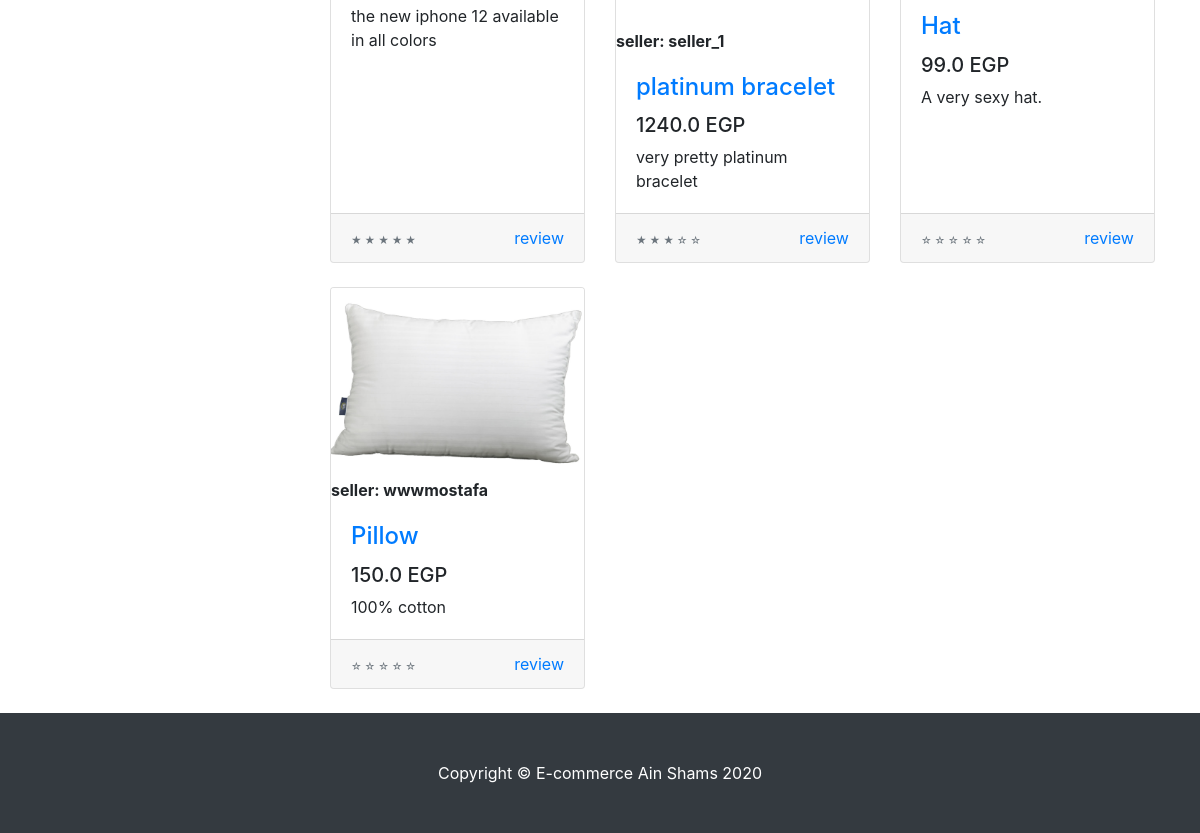
The app's page / (lower part), older data.
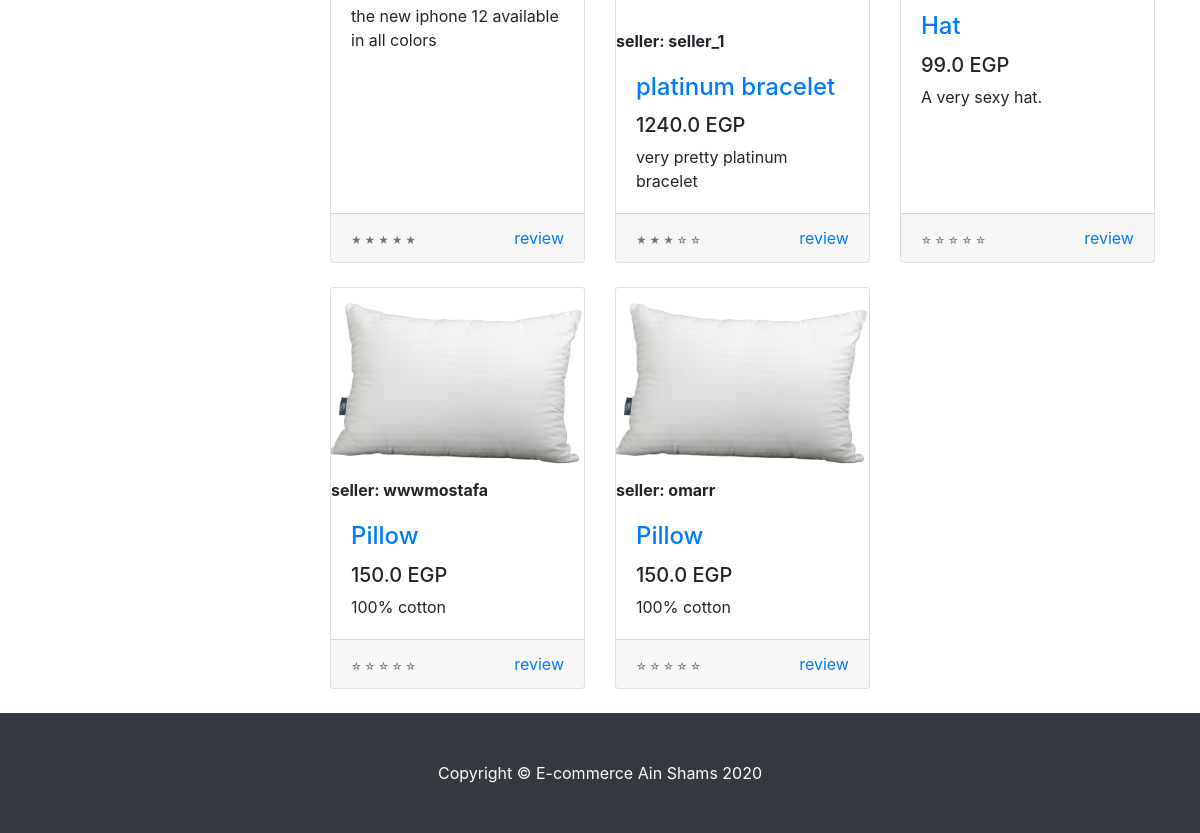
The same page, newer data.
### home/models.py (models this page shows, shortened)
class Product (models.Model):
    CATEGORY=(
        ('clothes','clothes'),
        ('shoes','shoes'),
        ('watches','watches'),
        ('laptops','laptops'),
        ('mobile phones','mobile phones'),
        ('headphones/headsets','headphones/headsets'),
        ('perfumes/deodrants','perfumes/deodrants'),
        ('accessories','accessories'),
        ('kid toys','kid toys'),
        ('HouseHold', 'HouseHold'),
    )
    name = models.CharField(max_length=200,null=True)
    slug = models.SlugField(unique=True)
    description = models.TextField()
    price = models.FloatField()
    image = models.ImageField(null=True,blank=True)
    category = models.CharField(max_length=64,choices=CATEGORY,null=True)
    seller = models.ForeignKey(User, related_name='seller',null=True,on_delete=models.CASCADE)
    amount = models.IntegerField(null=True,blank=True)
    class Meta:
        unique_together = ('name','slug')
    def get_rating(self):
        total = sum(int(review['stars']) for review in self.reviews.values())
        if self.reviews.count() > 0:
            return total / self.reviews.count()
        else:
            return 0

### home/views.py (the view)
# urls.py: path('',views.homePage,name = 'home'),
def homePage(request):
    context = {
        "items":items
    }
    return render(request,'home/homePage.html',context)

### home/templates/home/homePage.html (shortened to what this page needs)
{% extends 'home/template.html' %}
{% load static %}
{%block content%}
  <br>
  <br>
  <div class="container">
    <div class="row">
      <div class="col-lg-3">
      </div>
      <div class="col-lg-9">
        <div class="row">
          {% for item in items %}
          <div class="col-lg-4 col-md-6 mb-4">
            <div class="card h-100">
              <a href="{% url 'product_detail' item.slug %}"><img class="card-img-top" src="{% static 'images/'%}{{item.image}} " alt=""></a>
              <strong>seller: {{item.seller}}</strong>
              <div class="card-body">
                <h4 class="card-title">
                  <a href="{% url 'product_detail' item.slug %}">{{item.name}}</a>
                </h4>
                <h5>{{item.price}} EGP</h5>
                <p class="card-text">{{item.description}}</p>
              </div>
              <div class="card-footer">
                <small class="text-muted">
                  {%if item.get_rating >= 1 and  item.get_rating < 2 %}
                  <small class="text-muted">&#9733; &#9734; &#9734; &#9734; &#9734;</small>
                  {%elif item.get_rating >= 2 and  item.get_rating < 3 %}
                  <small class="text-muted">&#9733; &#9733; &#9734; &#9734; &#9734;</small>
                  {%elif item.get_rating >= 3 and  item.get_rating < 4 %}
                  <small class="text-muted">&#9733; &#9733; &#9733; &#9734; &#9734;</small>
                  {%elif item.get_rating >= 4 and  item.get_rating < 5 %}
                  <small class="text-muted">&#9733; &#9733; &#9733; &#9733; &#9734;</small>
                  {%elif item.get_rating == 5 %}
                  <small class="text-muted">&#9733; &#9733; &#9733; &#9733; &#9733;</small>
                  {% else %}
                  <small class="text-muted">&#9734; &#9734; &#9734; &#9734; &#9734;</small>
                  {% endif %}
                </small>
                <div class="float-right">
                  <a href="{% url 'product_detail' item.slug %}">review</a>
                </div>
              </div>
            </div>
          </div>
          {%endfor%}
        </div>
      </div>
    </div>
  </div>
  {%endblock content%}

Row changes from the older to the newer data that the page shows:
added Product: image (picture), seller "omarr", name "Pillow", price "150.0", description "100% cotton"
